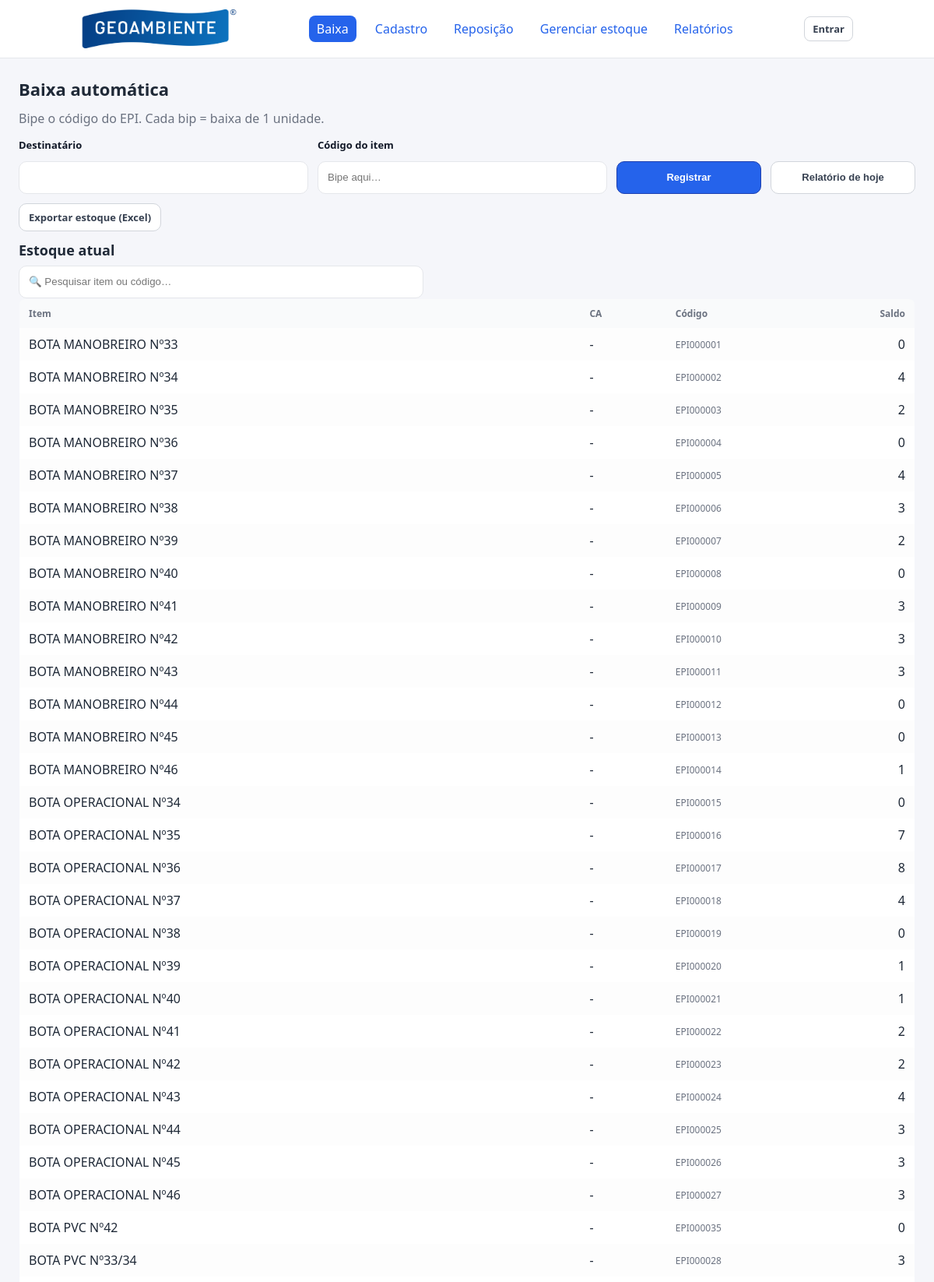
The page / (upper part) on the database its author committed.
### tables this page shows
CREATE TABLE itens (
                id INTEGER PRIMARY KEY AUTOINCREMENT,
                nome TEXT NOT NULL,
                codigo TEXT UNIQUE NOT NULL,
                saldo INTEGER NOT NULL
            , ca TEXT);

### app_epi.py (the view, shortened to what this page needs)
@app.route("/", methods=["GET", "POST"])
@login_required_for(methods=("POST",))
def baixa_automatica():
    def listar_itens():
        conn = get_db_connection()
        cur = conn.cursor()
        cur.execute("""
            SELECT
                id,
                nome,
                codigo,
                COALESCE(ca, '')     AS ca,
                COALESCE(saldo, 0)    AS saldo
            FROM itens
            ORDER BY nome COLLATE NOCASE
        """)
        itens = cur.fetchall()
        conn.close()
        return itens
    wants_json = (
        request.headers.get("X-Requested-With") == "XMLHttpRequest"
        or "application/json" in (request.headers.get("Accept") or "")
    )
    return render_template("baixa.html", itens=listar_itens())

### app_epi.py (called while the page is built)
def login_required_for(methods=("POST",)):
    methods = set(m.upper() for m in methods)
    def deco(view):
        @wraps(view)
        def wrapped(*args, **kwargs):
            if request.method.upper() in methods and not session.get("user"):
                session["next_url"] = request.full_path if request.query_string else request.path
                return redirect(url_for("login"))
            return view(*args, **kwargs)
        return wrapped
    return deco

def get_db_connection():
    conn = sqlite3.connect('estoque.db')
    conn.row_factory = sqlite3.Row
    conn.execute("PRAGMA foreign_keys = ON")
    return conn

### templates/baixa.html (shortened to what this page needs)
{% extends "base.html" %}
{% block content %}
<h1>Baixa automática</h1>
<p class="page-sub muted">Bipe o código do EPI. Cada bip = baixa de 1 unidade.</p>
<form method="POST" id="form-baixa" autocomplete="off">
  <div class="form-field">
    <label for="destinatario" class="label-strong">Destinatário</label>
    <input class="input" id="destinatario" name="destinatario"
           value="{{ destinatario_atual }}" required>
  </div>
  <div class="form-field">
    <label for="codigo" class="label-strong">Código do item</label>
    <input class="input" id="codigo" name="codigo" placeholder="Bipe aqui…" autofocus>
  </div>
  <div>
    <button class="btn primary" type="submit">Registrar</button>
  </div>
  <div>
    <button class="btn outline" type="button" id="btn-relatorio-hoje">Relatório de hoje</button>
  </div>
</form>
<div class="table-toolbar column-left">
  <div class="left">
    <a class="btn outline" href="{{ url_for('estoque_export') }}">
  Exportar estoque (Excel)
</a>
  </div>
</div>
<h2 class="mt-12">Estoque atual</h2>
<div class="toolbar-search">
    <input class="input" id="busca-estoque" placeholder="🔍 Pesquisar item ou código…">
</div>
<table class="table" id="tabela-estoque">
  <thead>
    <tr>
      <th>Item</th>
      <th>CA</th>
      <th>Código</th>
      <th>Saldo</th>
    </tr>
  </thead>
  <tbody>
  {% for item in itens %}
    <tr>
      <td class="col-nome">{{ item.nome }}</td>
      <td class="col-ca">{{ item.ca or '-' }}</td>
      <td class="col-codigo small">{{ item.codigo }}</td>
      <td class="col-saldo">{{ item.saldo }}</td>
    </tr>
  {% endfor %}
  </tbody>
</table>
{% endblock %}

### static/style.css (style rules this page uses)
:root { --bg: #f5f6fa; --card: #ffffff; --muted: #6b7280; --text: #1f2937; --accent: #2563eb; --accent-2: #4f46e5; --danger: #dc2626; --success: #16a34a; --border: #e5e7eb; --radius: 12px; --line:#eef0f3; --zebra:#fafbff; --hover:#f0f6ff; --blue:#2563eb; --blue-2:#1d4ed8; --blue-3:#1e40af; --red:#ef4444; --red-2:#b91c1c; --red-bg:#fee2e2; --green:#10b981; --amber:#f59e0b; }
* { box-sizing: border-box; }
html, body { height: 100%; }
body { margin: 0; font-family: system-ui, -apple-system, Segoe UI, Roboto; background: var(--bg); color: var(--text); }
a { color: var(--accent); text-decoration: none; }
h1 { font-size:22px; margin:0 0 12px; }
h2 { font-size:18px; margin:16px 0 8px; }
p.muted { color: var(--muted); margin:6px 0 14px; }
.small { font-size:12px; color: var(--muted); }
.page-sub { margin:0 0 16px 0; }
label { font-size:12px; color: var(--muted); margin-bottom:6px; display:block; }
.input, input[type="text"], input[type="number"], select, textarea { width:100%; background:#fff; color:var(--text); border:1px solid var(--border); border-radius:10px; padding:10px 12px; outline:none; }
.btn { display:inline-flex; align-items:center; justify-content:center; gap:6px; padding:8px 12px; border-radius:10px; border:1px solid transparent; cursor:pointer; text-decoration:none; font-weight:600; font-size:13px; background:#fff; color:#374151; }
.btn.primary { background:#2563eb; border-color:#1e40af; color:#fff; }
.btn.outline { background:#fff; border-color:#d1d5db; color:#374151; }
.table { width:100%; border-collapse:collapse; overflow:hidden; border-radius:8px; border:1px solid var(--border); }
.table th, .table td { padding:10px 12px; text-align:left; }
.table thead th { font-size:12px; color:var(--muted); background:#f9fafb; }
.table tbody tr { background:#fff; }
.table tbody tr:nth-child(odd) { background:#fdfdfd; }
.table td:last-child { text-align:right; }
#form-baixa { display: grid; grid-template-columns: 2fr 2fr 1fr 1fr; gap: 12px; align-items: end; }
#form-baixa .input, #form-baixa .btn { width: 100%; }
#form-baixa { display:grid; grid-template-columns: 2fr 2fr 1fr 1fr; gap:12px; align-items:end; margin-bottom:12px; }
#form-baixa .input, #form-baixa .btn { height:42px; line-height:42px; box-sizing:border-box; width:100%; }
#form-baixa .form-field { display:flex; flex-direction:column; gap:6px; }
.mt-12 { margin-top:12px; }
.label-strong { font-size:13px; color:#111827; font-weight:600; }
.table-toolbar { display:flex; align-items:center; justify-content:space-between; gap:12px; margin:8px 0 4px; }
.table-toolbar { display: flex; align-items: flex-start; justify-content: flex-start; gap: 8px; margin: 8px 0 4px; flex-wrap: wrap; }
.table-toolbar.column-left { flex-direction: column; gap: 10px; }
.toolbar-search { width: 100%; max-width: 520px; }
.toolbar-search .input { height: 42px; line-height: 42px; box-sizing: border-box; width: 100%; }
.mt-12 { margin-top: 12px; }
#tabela-estoque th:last-child, #tabela-estoque .th-saldo { text-align: right; }
#tabela-estoque td.col-saldo { text-align: right; font-variant-numeric: tabular-nums; width: 90px; }
.table th:last-child { text-align: right; }

### templates/base.html (style rules this page uses)
.table th:last-child { text-align: right; }

### rows shown on the page
itens: nome "BOTA MANOBREIRO Nº33", ca "-", codigo "EPI000001", saldo "0"
itens: nome "BOTA MANOBREIRO Nº34", ca "-", codigo "EPI000002", saldo "4"
itens: nome "BOTA MANOBREIRO Nº35", ca "-", codigo "EPI000003", saldo "2"
itens: nome "BOTA MANOBREIRO Nº36", ca "-", codigo "EPI000004", saldo "0"
itens: nome "BOTA MANOBREIRO Nº37", ca "-", codigo "EPI000005", saldo "4"
itens: nome "BOTA MANOBREIRO Nº38", ca "-", codigo "EPI000006", saldo "3"
itens: nome "BOTA MANOBREIRO Nº39", ca "-", codigo "EPI000007", saldo "2"
itens: nome "BOTA MANOBREIRO Nº40", ca "-", codigo "EPI000008", saldo "0"
itens: nome "BOTA MANOBREIRO Nº41", ca "-", codigo "EPI000009", saldo "3"
itens: nome "BOTA MANOBREIRO Nº42", ca "-", codigo "EPI000010", saldo "3"
itens: nome "BOTA MANOBREIRO Nº43", ca "-", codigo "EPI000011", saldo "3"
itens: nome "BOTA MANOBREIRO Nº44", ca "-", codigo "EPI000012", saldo "0"
itens: nome "BOTA MANOBREIRO Nº45", ca "-", codigo "EPI000013", saldo "0"
itens: nome "BOTA MANOBREIRO Nº46", ca "-", codigo "EPI000014", saldo "1"
itens: nome "BOTA OPERACIONAL Nº34", ca "-", codigo "EPI000015", saldo "0"
itens: nome "BOTA OPERACIONAL Nº35", ca "-", codigo "EPI000016", saldo "7"
itens: nome "BOTA OPERACIONAL Nº36", ca "-", codigo "EPI000017", saldo "8"
itens: nome "BOTA OPERACIONAL Nº37", ca "-", codigo "EPI000018", saldo "4"
itens: nome "BOTA OPERACIONAL Nº38", ca "-", codigo "EPI000019", saldo "0"
itens: nome "BOTA OPERACIONAL Nº39", ca "-", codigo "EPI000020", saldo "1"
itens: nome "BOTA OPERACIONAL Nº40", ca "-", codigo "EPI000021", saldo "1"
itens: nome "BOTA OPERACIONAL Nº41", ca "-", codigo "EPI000022", saldo "2"
itens: nome "BOTA OPERACIONAL Nº42", ca "-", codigo "EPI000023", saldo "2"
itens: nome "BOTA OPERACIONAL Nº43", ca "-", codigo "EPI000024", saldo "4"
itens: nome "BOTA OPERACIONAL Nº44", ca "-", codigo "EPI000025", saldo "3"
itens: nome "BOTA OPERACIONAL Nº45", ca "-", codigo "EPI000026", saldo "3"
itens: nome "BOTA OPERACIONAL Nº46", ca "-", codigo "EPI000027", saldo "3"
itens: nome "BOTA PVC Nº42", ca "-", codigo "EPI000035", saldo "0"
itens: nome "BOTA PVC Nº33/34", ca "-", codigo "EPI000028", saldo "3"
